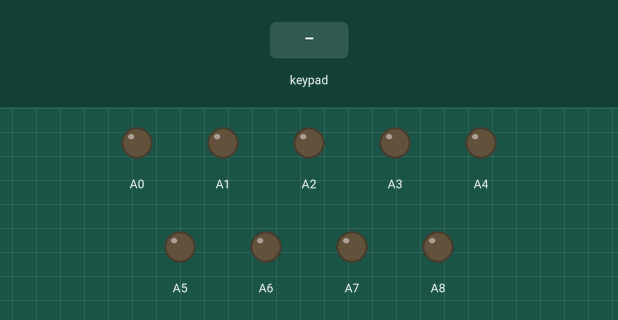
Simulated run of this sketch. Board: Arduino Mega 2560, built with avr-gcc and run on an emulated ATmega2560. Parts: output pins drawn as LEDs (lit = HIGH). The inputs (shaded band) are chosen by the test bench.

Above: at 1.2 s.
1.3 s: keypad keys 4 9 5 0 5 1 5 2 pressed 0.4 s apart
At 5.1 s:
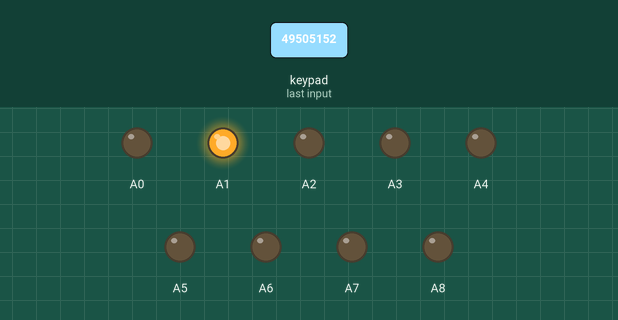
6.0 s: key '3' pressed
At 6.6 s:
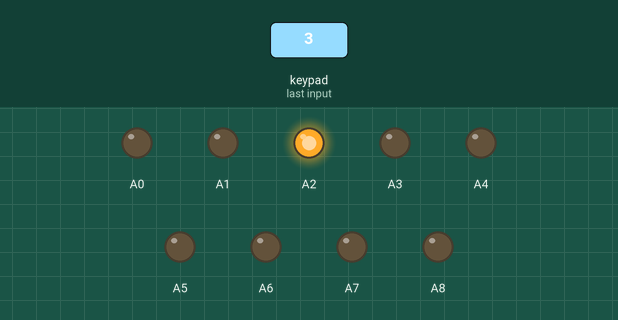
7.5 s: key '6' pressed
At 7.8 s:
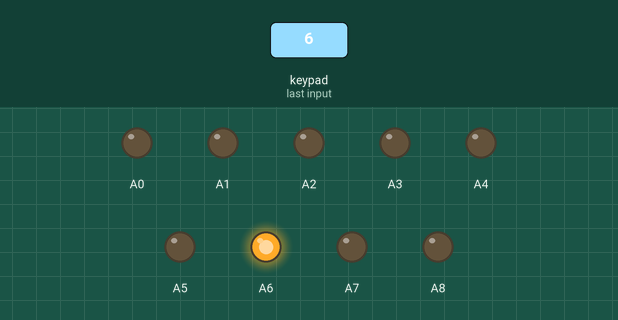
9.0 s: keypad keys 1 3 9 7 2 2 2 2 pressed 0.4 s apart
At 9.2 s:
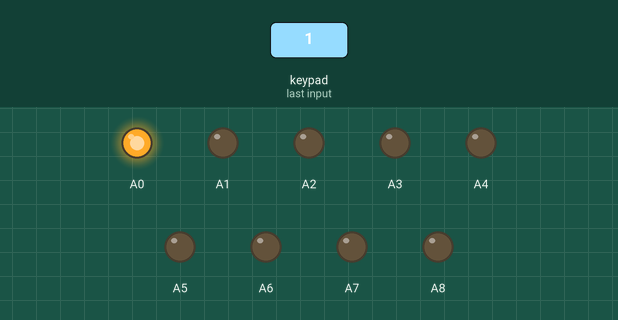
13.7 s: key '8' pressed
At 14.9 s:
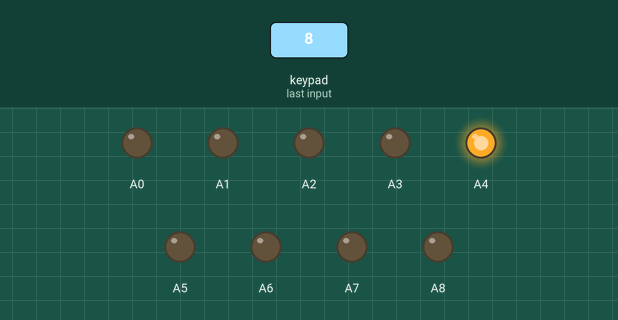
15.2 s: key '1' pressed
At 15.9 s:
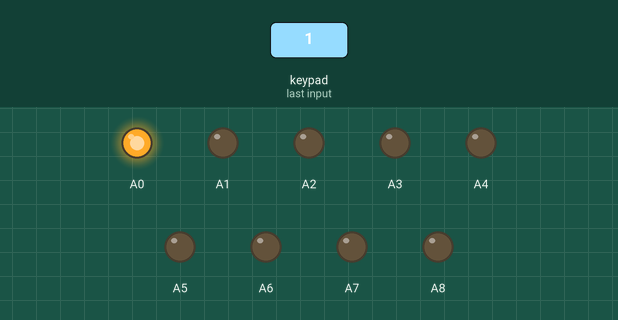
Timing chart, 0 to 17.7 s (numbered marks = the images above; inputs shaded):
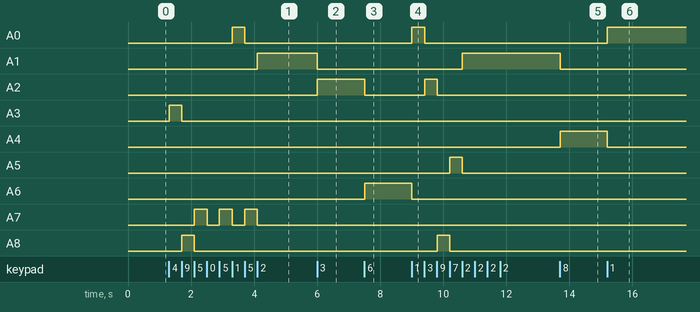

Measured:
- after the input at 1.3 s, A0: LOW → HIGH after 2.0 s, → LOW 0.40 s later; A1: LOW → HIGH after 2.8 s; A3: LOW → HIGH at once, → LOW 0.39 s later; A7: alternates HIGH for 0.40 s and LOW for 0.40 s, 6 changes in all, then stays LOW, starting after 0.81 s; A8: LOW → HIGH after 0.40 s, → LOW 0.40 s later
- after the input at 6.0 s, A1: HIGH → LOW at once; A2: LOW → HIGH at once
- after the input at 7.5 s, A2: HIGH → LOW at once; A6: LOW → HIGH at once
- after the input at 9.0 s, A0: LOW → HIGH at once, → LOW 0.40 s later; A1: LOW → HIGH after 1.6 s; A2: LOW → HIGH after 0.41 s, → LOW 0.39 s later; A5: LOW → HIGH after 1.2 s, → LOW 0.40 s later; A6: HIGH → LOW at once
- after the input at 13.7 s, A1: HIGH → LOW at once; A4: LOW → HIGH at once
- after the input at 15.2 s, A0: LOW → HIGH at once; A4: HIGH → LOW at once

The sketch:

Keypad.ino
```cpp
#include <Keypad.h>

const byte ROWS = 4;
const byte COLS = 3;
char keys[ROWS][COLS] = {
  {'1','2','3'},
  {'4','5','6'},
  {'7','8','9'},
  {'*','0','#'}
};
byte rowPins[ROWS] = {49, 50, 51, 52}; //connect to the row pinouts of the keypad
byte colPins[COLS] = {24, 23, 22}; //connect to the column pinouts of the keypad

Keypad keypad = Keypad( makeKeymap(keys), rowPins, colPins, ROWS, COLS );

void setup(){
  pinMode(A0, OUTPUT);
  pinMode(A1, OUTPUT);
  pinMode(A2, OUTPUT);
  pinMode(A3, OUTPUT);
  pinMode(A7, OUTPUT);
  pinMode(A6, OUTPUT);
  pinMode(A5, OUTPUT);
  pinMode(A4, OUTPUT);
  pinMode(A8, OUTPUT);
  Serial2.begin(9600);
}

void loop(){
  char key = keypad.getKey();

  if (key){
    Serial2.write(key);
    digitalWrite(A0, LOW);
    digitalWrite(A1, LOW);
    digitalWrite(A2, LOW);
    digitalWrite(A3, LOW);
    digitalWrite(A4, LOW);
    digitalWrite(A5, LOW);
    digitalWrite(A6, LOW);
    digitalWrite(A7, LOW);
    digitalWrite(A8, LOW);

    switch(key){
      case '1':
        digitalWrite(A0, HIGH);
        break;
      case '2':
        digitalWrite(A1, HIGH);
        break;
      case '3':
        digitalWrite(A2, HIGH);
        break;
      case '4':
        digitalWrite(A3, HIGH);
        break;
      case '5':
        digitalWrite(A7, HIGH);
        break;
      case '6':
        digitalWrite(A6, HIGH);
        break;
      case '7':
        digitalWrite(A5, HIGH);
        break;
      case '8':
        digitalWrite(A4, HIGH);
        break;
      case '9':
        digitalWrite(A8, HIGH);
        break;
    }
  }
}
```
